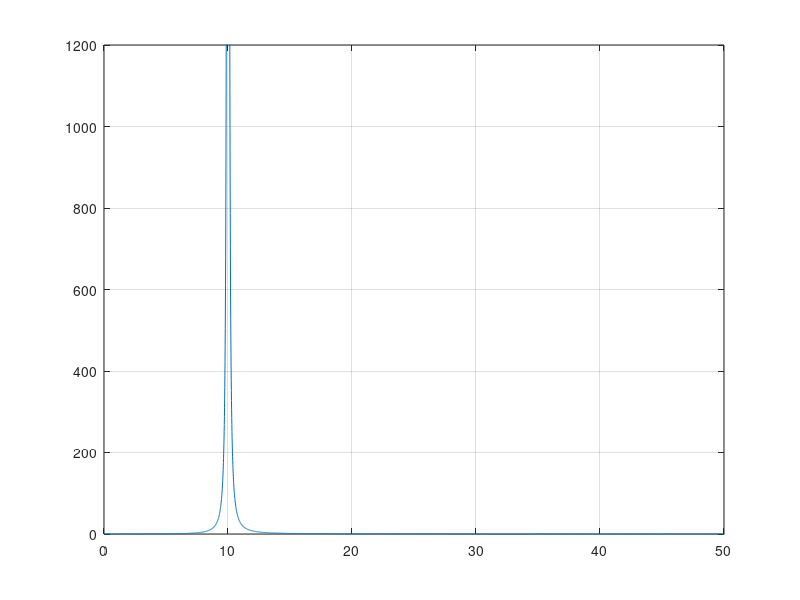

This chart was generated by the following MATLAB code:
t=0:0.001:100
Fe=1000
x=sin(2*pi*10*t)
N=length(t)
f=(0:N-1).*Fe/N
X=fft(x)
Pxx=X.*conj(X)

plot(f,Pxx)
grid
axis([0 50 0 1200])